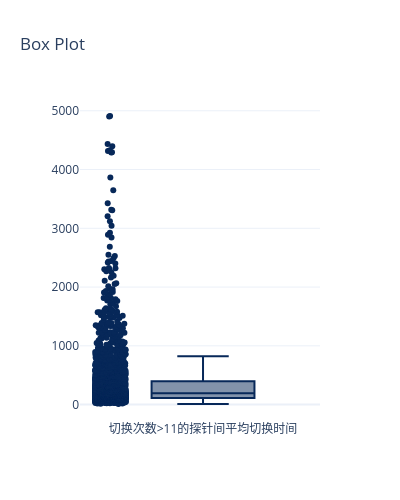

The cell this chart's notebook holds for it:
### Code cell
myplot.Boxes([(df_count[df_count['count']>11].meanTime,'切换次数>11的探针间平均切换时间')])

### Figure 1 — Plotly figure (JSON) as saved in the notebook; plotly's stock layout.template omitted (floating-point values rounded to 4 significant figures; data arrays with more than 128 entries replaced by an {"elided": "..."} marker saying what was removed)
{"data": [{"boxpoints": "all", "jitter": 0.3, "line": {"color": "rgb(7,40,89)"}, "marker": {"color": "rgb(7,40,89)"}, "name": "切换次数>11的探针间平均切换时间", "pointpos": -1.8, "type": "box", "y": {"elided": "2343 float values"}}], "layout": {"height": 500, "title": {"text": "Box Plot"}, "width": 400}}
